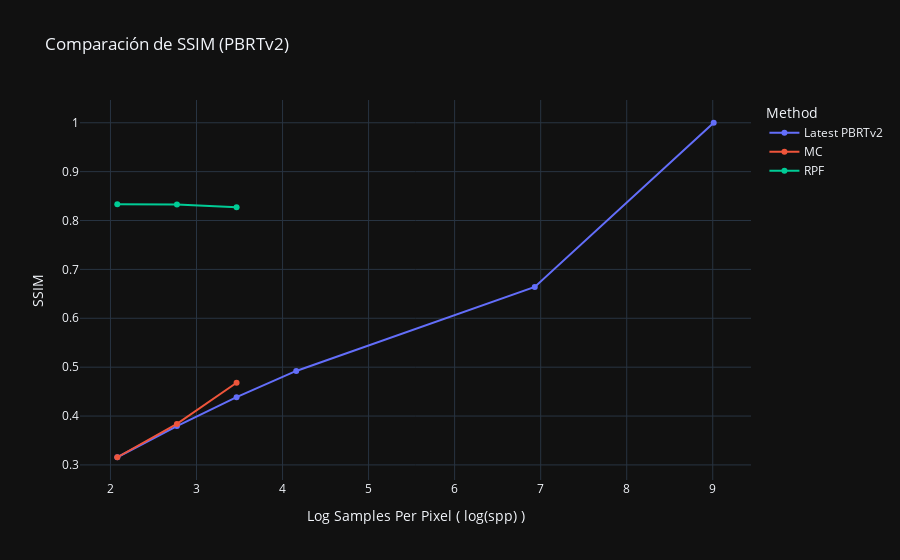

Notebook cell for this chart:
### Code cell
df_input = df[["method", "spp", "SSIM"]]
# Only select method="RPF"
#df_input = df_input[df_input["method"] in 
# Apply log scale to spp
df_input["spp"] = np.log(df_input["spp"])
df_melted = df_input.melt(id_vars=["spp", "method"], var_name="metric", value_name="value")
df_melted = df_melted.sort_values(by=["spp", "method"])
fig = px.line(
    df_melted,
    x="spp",
    y="value",
    color="method",
    markers=True,
    labels={"size": "Size", "method": "Method", "value": "SSIM", "spp": "Log Samples Per Pixel ( log(spp) )"},
    title="Comparación de SSIM (PBRTv2)"
)
fig.update_layout(
  template="plotly_dark",
)
fig.write_image("./imgs/analisis/ssim.png")
fig.show()

### Figure 1 — Plotly figure (JSON) as saved in the notebook; plotly's stock layout.template omitted (floating-point values rounded to 4 significant figures)
{"data": [{"hovertemplate": "Method=Latest PBRTv2<br>Log Samples Per Pixel ( log(spp) )=%{x}<br>SSIM=%{y}<extra></extra>", "legendgroup": "Latest PBRTv2", "line": {"color": "#636efa", "dash": "solid"}, "marker": {"symbol": "circle"}, "mode": "lines+markers", "name": "Latest PBRTv2", "orientation": "v", "showlegend": true, "type": "scatter", "x": [2.079, 2.773, 3.466, 4.159, 6.931, 9.011], "xaxis": "x", "y": [0.3157, 0.3794, 0.4386, 0.4923, 0.6642, 1], "yaxis": "y"}, {"hovertemplate": "Method=MC<br>Log Samples Per Pixel ( log(spp) )=%{x}<br>SSIM=%{y}<extra></extra>", "legendgroup": "MC", "line": {"color": "#EF553B", "dash": "solid"}, "marker": {"symbol": "circle"}, "mode": "lines+markers", "name": "MC", "orientation": "v", "showlegend": true, "type": "scatter", "x": [2.079, 2.773, 3.466], "xaxis": "x", "y": [0.3157, 0.3839, 0.4681], "yaxis": "y"}, {"hovertemplate": "Method=RPF<br>Log Samples Per Pixel ( log(spp) )=%{x}<br>SSIM=%{y}<extra></extra>", "legendgroup": "RPF", "line": {"color": "#00cc96", "dash": "solid"}, "marker": {"symbol": "circle"}, "mode": "lines+markers", "name": "RPF", "orientation": "v", "showlegend": true, "type": "scatter", "x": [2.079, 2.773, 3.466], "xaxis": "x", "y": [0.8333, 0.8329, 0.827], "yaxis": "y"}], "layout": {"legend": {"title": {"text": "Method"}, "tracegroupgap": 0}, "title": {"text": "Comparación de SSIM (PBRTv2)"}, "xaxis": {"anchor": "y", "domain": [0, 1], "title": {"text": "Log Samples Per Pixel ( log(spp) )"}}, "yaxis": {"anchor": "x", "domain": [0, 1], "title": {"text": "SSIM"}}}}
